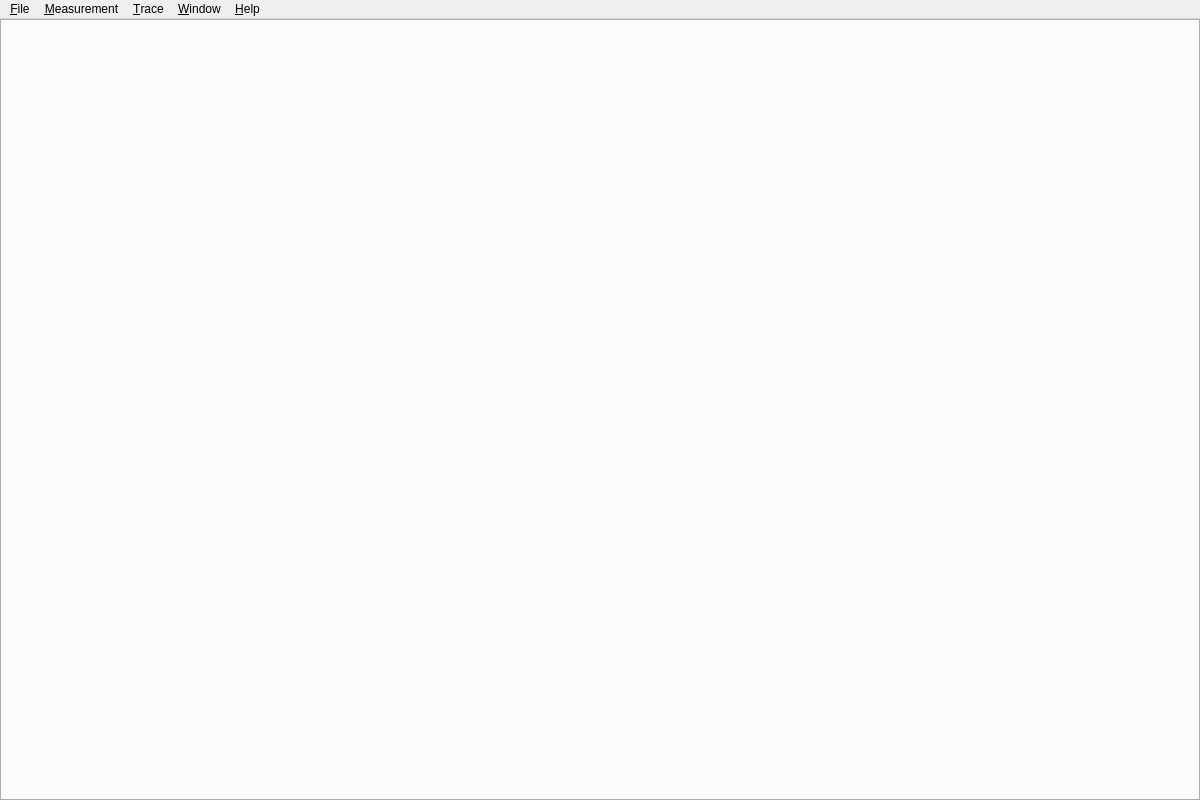
<?xml version="1.0" encoding="UTF-8"?>
<ui version="4.0">
 <class>MainWindow</class>
 <widget class="QMainWindow" name="MainWindow">
  <property name="geometry">
   <rect>
    <x>0</x>
    <y>0</y>
    <width>1200</width>
    <height>800</height>
   </rect>
  </property>
  <property name="windowTitle">
   <string>canansys</string>
  </property>
  <property name="documentMode">
   <bool>false</bool>
  </property>
  <property name="unifiedTitleAndToolBarOnMac">
   <bool>true</bool>
  </property>
  <widget class="QWidget" name="centralwidget">
   <layout class="QVBoxLayout" name="verticalLayout">
    <property name="spacing">
     <number>3</number>
    </property>
    <property name="leftMargin">
     <number>0</number>
    </property>
    <property name="topMargin">
     <number>0</number>
    </property>
    <property name="rightMargin">
     <number>0</number>
    </property>
    <property name="bottomMargin">
     <number>0</number>
    </property>
    <item>
     <widget class="QTabWidget" name="mainTabs">
      <property name="autoFillBackground">
       <bool>false</bool>
      </property>
      <property name="tabPosition">
       <enum>QTabWidget::South</enum>
      </property>
      <property name="tabShape">
       <enum>QTabWidget::Rounded</enum>
      </property>
      <property name="currentIndex">
       <number>-1</number>
      </property>
      <property name="elideMode">
       <enum>Qt::ElideNone</enum>
      </property>
      <property name="tabsClosable">
       <bool>false</bool>
      </property>
      <property name="movable">
       <bool>true</bool>
      </property>
     </widget>
    </item>
   </layout>
  </widget>
  <widget class="QMenuBar" name="menubar">
   <property name="geometry">
    <rect>
     <x>0</x>
     <y>0</y>
     <width>1200</width>
     <height>25</height>
    </rect>
   </property>
   <widget class="QMenu" name="menuFile">
    <property name="title">
     <string>&amp;File</string>
    </property>
    <addaction name="action_WorkspaceNew"/>
    <addaction name="separator"/>
    <addaction name="action_WorkspaceOpen"/>
    <addaction name="action_WorkspaceSave"/>
    <addaction name="action_WorkspaceSaveAs"/>
    <addaction name="separator"/>
    <addaction name="action_Quit"/>
   </widget>
   <widget class="QMenu" name="menuWindow">
    <property name="title">
     <string>&amp;Window</string>
    </property>
    <widget class="QMenu" name="menu_New">
     <property name="title">
      <string>&amp;New</string>
     </property>
     <addaction name="action_Trace_View"/>
     <addaction name="actionLog_View"/>
     <addaction name="actionGraph_View"/>
     <addaction name="actionCan_Status_View"/>
     <addaction name="actionGraph_View_2"/>
     <addaction name="actionTransmit_View"/>
    </widget>
    <addaction name="menu_New"/>
   </widget>
   <widget class="QMenu" name="menuMeasurement">
    <property name="title">
     <string>&amp;Measurement</string>
    </property>
    <addaction name="actionStart_Measurement"/>
    <addaction name="actionStop_Measurement"/>
    <addaction name="separator"/>
    <addaction name="actionSetup"/>
   </widget>
   <widget class="QMenu" name="menuHelp">
    <property name="title">
     <string>&amp;Help</string>
    </property>
    <addaction name="actionAbout"/>
   </widget>
   <widget class="QMenu" name="menu_Trace">
    <property name="title">
     <string>&amp;Trace</string>
    </property>
    <addaction name="action_TraceClear"/>
    <addaction name="separator"/>
    <addaction name="actionSave_Trace_to_file"/>
   </widget>
   <addaction name="menuFile"/>
   <addaction name="menuMeasurement"/>
   <addaction name="menu_Trace"/>
   <addaction name="menuWindow"/>
   <addaction name="menuHelp"/>
  </widget>
  <action name="action_Quit">
   <property name="text">
    <string>E&amp;xit</string>
   </property>
   <property name="shortcut">
    <string>Alt+F4</string>
   </property>
  </action>
  <action name="action_Trace_View">
   <property name="text">
    <string>&amp;Trace View</string>
   </property>
   <property name="shortcut">
    <string>Ctrl+Shift+T</string>
   </property>
  </action>
  <action name="actionLog_View">
   <property name="text">
    <string>&amp;Log View</string>
   </property>
   <property name="shortcut">
    <string>Ctrl+Shift+L</string>
   </property>
  </action>
  <action name="actionSetup">
   <property name="text">
    <string>&amp;Setup...</string>
   </property>
   <property name="shortcut">
    <string>Ctrl+Alt+S</string>
   </property>
  </action>
  <action name="actionStart_Measurement">
   <property name="text">
    <string>Star&amp;t Measurement</string>
   </property>
   <property name="shortcut">
    <string>F5</string>
   </property>
  </action>
  <action name="actionStop_Measurement">
   <property name="text">
    <string>Sto&amp;p Measurement</string>
   </property>
   <property name="shortcut">
    <string>Shift+F5</string>
   </property>
  </action>
  <action name="actionAbout">
   <property name="text">
    <string>&amp;About</string>
   </property>
  </action>
  <action name="actionSave_Trace_to_file">
   <property name="text">
    <string>&amp;Save Trace to file...</string>
   </property>
  </action>
  <action name="actionGraph_View">
   <property name="enabled">
    <bool>false</bool>
   </property>
   <property name="text">
    <string>&amp;Graph View</string>
   </property>
   <property name="shortcut">
    <string>Ctrl+Shift+G</string>
   </property>
   <property name="visible">
    <bool>false</bool>
   </property>
  </action>
  <action name="action_WorkspaceNew">
   <property name="text">
    <string>&amp;New Workspace...</string>
   </property>
   <property name="shortcut">
    <string>Ctrl+N</string>
   </property>
  </action>
  <action name="action_WorkspaceSave">
   <property name="text">
    <string>&amp;Save Workspace</string>
   </property>
   <property name="shortcut">
    <string>Ctrl+S</string>
   </property>
  </action>
  <action name="action_WorkspaceSaveAs">
   <property name="text">
    <string>Save Workspace &amp;As...</string>
   </property>
   <property name="shortcut">
    <string>Ctrl+Shift+S</string>
   </property>
  </action>
  <action name="action_WorkspaceOpen">
   <property name="text">
    <string>&amp;Open Workspace...</string>
   </property>
   <property name="shortcut">
    <string>Ctrl+O</string>
   </property>
  </action>
  <action name="action_TraceClear">
   <property name="text">
    <string>&amp;Clear</string>
   </property>
   <property name="shortcut">
    <string>Esc</string>
   </property>
  </action>
  <action name="actionCan_Status_View">
   <property name="text">
    <string>Can &amp;Status View</string>
   </property>
  </action>
  <action name="actionGraph_View_2">
   <property name="text">
    <string>Graph View</string>
   </property>
  </action>
  <action name="actionTransmit_View">
   <property name="text">
    <string>Transmit View</string>
   </property>
  </action>
 </widget>
 <resources/>
 <connections>
  <connection>
   <sender>action_Quit</sender>
   <signal>triggered()</signal>
   <receiver>MainWindow</receiver>
   <slot>close()</slot>
   <hints>
    <hint type="sourcelabel">
     <x>-1</x>
     <y>-1</y>
    </hint>
    <hint type="destinationlabel">
     <x>399</x>
     <y>299</y>
    </hint>
   </hints>
  </connection>
 </connections>
</ui>
